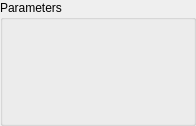
<?xml version="1.0" encoding="UTF-8"?>
<ui version="4.0">
 <class>GenericFilterDlg</class>
 <widget class="QWidget" name="GenericFilterDlg">
  <property name="geometry">
   <rect>
    <x>0</x>
    <y>0</y>
    <width>196</width>
    <height>126</height>
   </rect>
  </property>
  <property name="windowTitle">
   <string>Filter</string>
  </property>
  <layout class="QVBoxLayout" name="verticalLayout_2" stretch="0">
   <property name="spacing">
    <number>2</number>
   </property>
   <property name="leftMargin">
    <number>0</number>
   </property>
   <property name="topMargin">
    <number>0</number>
   </property>
   <property name="rightMargin">
    <number>0</number>
   </property>
   <property name="bottomMargin">
    <number>0</number>
   </property>
   <item>
    <widget class="QGroupBox" name="groupBox">
     <property name="title">
      <string>Parameters</string>
     </property>
     <layout class="QVBoxLayout" name="verticalLayout_3">
      <property name="spacing">
       <number>0</number>
      </property>
      <property name="leftMargin">
       <number>0</number>
      </property>
      <property name="topMargin">
       <number>0</number>
      </property>
      <property name="rightMargin">
       <number>0</number>
      </property>
      <property name="bottomMargin">
       <number>0</number>
      </property>
      <item>
       <layout class="QVBoxLayout" name="configLayout">
        <property name="spacing">
         <number>0</number>
        </property>
       </layout>
      </item>
     </layout>
    </widget>
   </item>
  </layout>
 </widget>
 <resources/>
 <connections/>
</ui>
